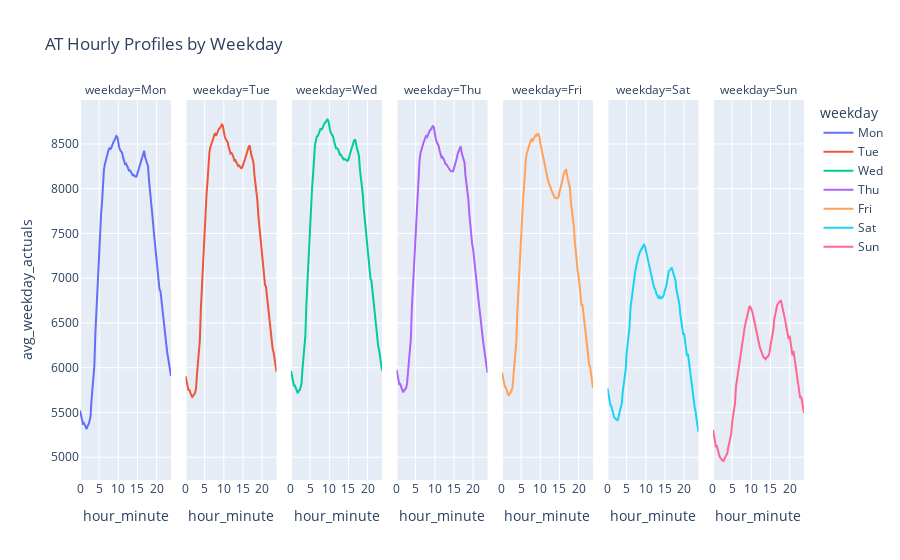

Notebook code for this chart:
### Code cell
# Plot of average load shape by day
input_data = create_impute_data(country_actuals)
weekday_impute = weekday_impute(input_data)

px.line(
    weekday_impute, 
    x="hour_minute", 
    y="avg_weekday_actuals", 
    color='weekday', 
    facet_col='weekday',
    title="AT Hourly Profiles by Weekday"
    )
